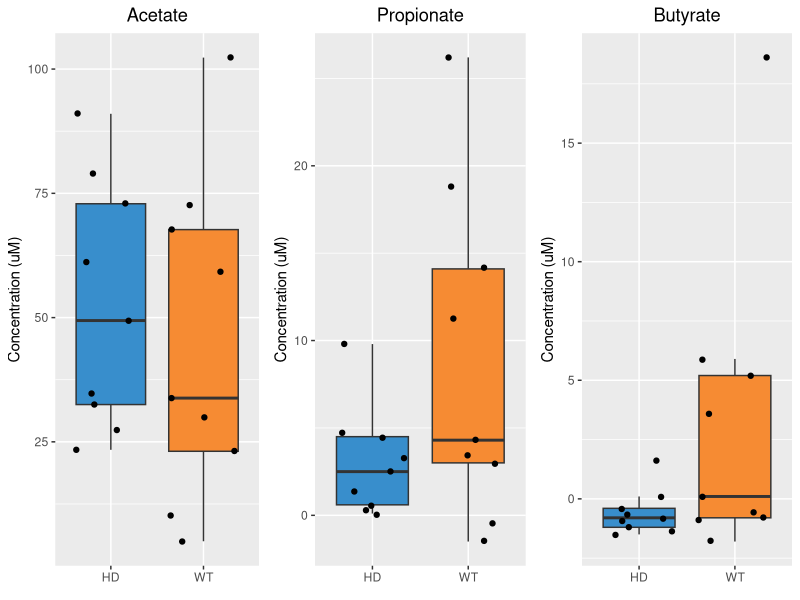

Here is the R script that generated this plot:

# Reading in SCFA data
scfa <- read.csv("matrix with FCS_conc.csv", header = T, row.names = 1)

# F-statistics with var.test to test for equal variance
var.test(Acetate..uM. ~ Group, data = scfa)
var.test(Propionate..uM. ~ Group, data = scfa)
var.test(Butyrate..uM. ~ Group, data = scfa)

# Statistics with Welch T-Test for unequal variance
t.test(Acetate..uM. ~ Group, data = scfa, var.equal = FALSE)
t.test(Propionate..uM. ~ Group, data = scfa, var.equal = FALSE)
t.test(Butyrate..uM. ~ Group, data = scfa, var.equal = FALSE)

# Statistics with One-way ANOVA
summary(aov(Acetate..uM. ~ Group, data = scfa))
summary(aov(Propionate..uM. ~ Group, data = scfa))
summary(aov(Butyrate..uM. ~ Group, data = scfa))

# Barplots 
library(ggplot2)
acet <- ggplot(scfa, aes(x=Group, y=Acetate..uM., fill=Group)) + 
  geom_boxplot(aes(fill=Group), outlier.shape = NA) + ggtitle("Acetate") +
  theme(plot.title = element_text(hjust = 0.5)) +
  scale_x_discrete(element_blank()) +
  ylab("Concentration (uM)") +
  theme(legend.position = "none") + 
  scale_fill_manual(values = c('#388ECC','#F68B33')) + geom_jitter()

prop <- ggplot(scfa, aes(x=Group, y=Propionate..uM., fill=Group)) + 
  geom_boxplot(aes(fill=Group), outlier.shape = NA) + ggtitle("Propionate") +
  theme(plot.title = element_text(hjust = 0.5)) +
  scale_x_discrete(element_blank()) +
  ylab("Concentration (uM)") +
  theme(legend.position = "none") + 
  scale_fill_manual(values = c('#388ECC','#F68B33')) + geom_jitter()

butyr <- ggplot(scfa, aes(x=Group, y=Butyrate..uM., fill=Group)) + 
  geom_boxplot(aes(fill=Group), outlier.shape = NA) + ggtitle("Butyrate") +
  theme(plot.title = element_text(hjust = 0.5)) +
  scale_x_discrete(element_blank()) +
  ylab("Concentration (uM)") +
  theme(legend.position = "none") + 
  scale_fill_manual(values = c('#388ECC','#F68B33')) + geom_jitter()

jpeg('SCFA_levels_barplots.jpg',units = "in", width = 5.2, height = 4, res = 300)
gridExtra::grid.arrange(acet, prop, butyr, nrow = 1, ncol = 3)
dev.off()
